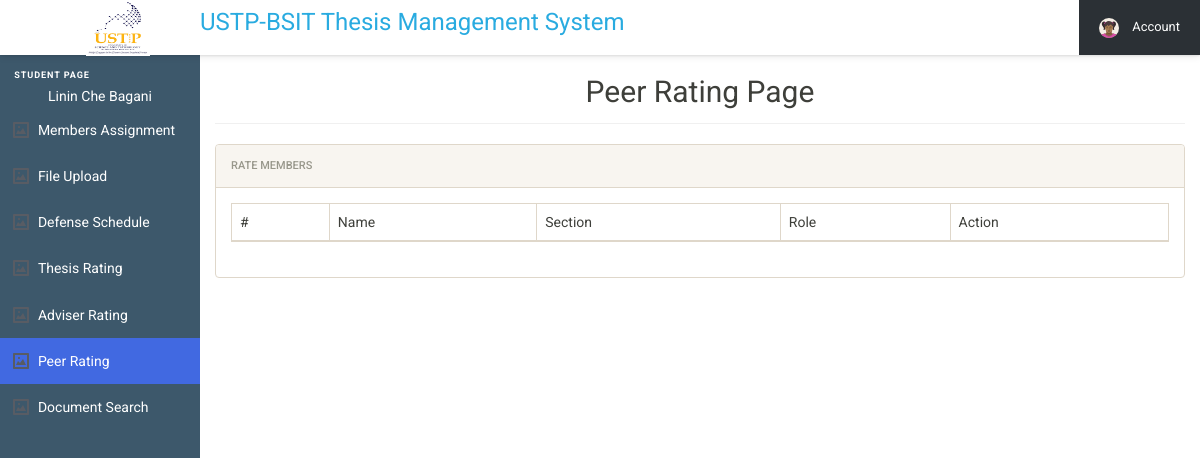
Before: /user/student/studentSideBarMenu/peerRating.php (signed in) with the older database file.
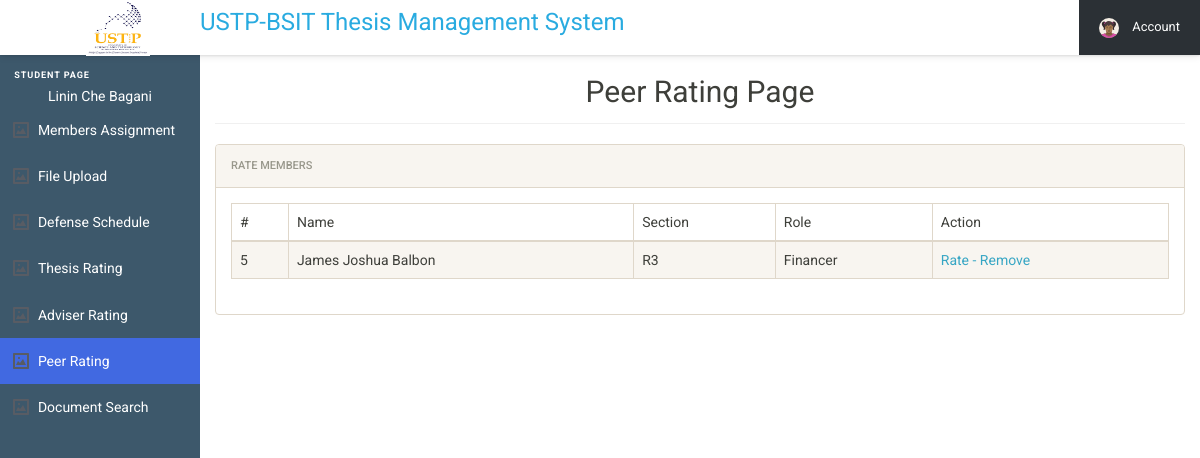
After: the same page with the newer database file.
### tables this page shows
CREATE TABLE `team_members_tbl` (
  `team_members_id` int(11) NOT NULL,
  `team` int(255) NOT NULL,
  `member_id` int(255) NOT NULL,
  `role` varchar(255) NOT NULL,
  `gro_mem_status` int(255) NOT NULL
);

CREATE TABLE `users_tbl` (
  `user_id` int(11) NOT NULL,
  `name` varchar(250) NOT NULL,
  `email` varchar(250) NOT NULL,
  `userpassword` varchar(250) NOT NULL,
  `gender` text NOT NULL,
  `phone` int(25) NOT NULL,
  `type` varchar(250) DEFAULT NULL,
  `section` text DEFAULT NULL,
  `status` int(11) NOT NULL,
  `del_stat` int(11) NOT NULL
);

### user/student/studentSideBarMenu/peerRating.php (the view, shortened to what the changed rows need)
<?php include 'students_SESSION.php';
    include '../../../includes/connect.php';
?>
<!DOCTYPE html>
<html lang="en">
<head>
  <link rel="stylesheet" href="../student_assets/css/style.css">
  <link rel="stylesheet" href="../student_css/font-awesome.min.css">
  <link rel="stylesheet" href="../student_css/bootstrap.min.css">
  <link rel="stylesheet" href="../student_css/bootstrap-social.css">
  <link rel="stylesheet" href="../student_css/bootstrap-select.css">
  <link rel="stylesheet" href="../student_css/style.css">
  <link rel="stylesheet" href="../student_css/dataTables.bootstrap.min.css">
  <link rel="stylesheet" href="../student_css/awesome-bootstrap-checkbox.css">
</head>
<body>
  <main class="cd-main-content">
    <div class="content-wrapper">
      <div class="container-fluid">
        <div class="row">
          <div class="col-md-12">
            <center><h2 class="page-title">Peer Rating Page</h2></center>
      <div class="panel panel-default">
              <div class="panel-body">
                <table id="zctb" class="display table table-striped table-bordered table-hover" cellspacing="0" width="100%">
                  <thead>
                    <tr>
                      <th>#</th>
                      <th>Name</th>
                      <th>Section</th>
                      <th>Role</th>
                      <th>Action</th>
                    </tr>
                  </thead>
                  <tbody>
<?php
      $my_id = $_SESSION["user_id"];
      $status = $_SESSION["status"];
      $sql4 = "SELECT user_id,name,section,team_members_id,team,member_id,role,gro_mem_status from users_tbl inner join team_members_tbl on user_id = member_id where member_id != '$my_id' and team = '$status' ";
    $records4 = mysqli_query($conn, $sql4);
    while  ($row4 = mysqli_fetch_object($records4)) {
     if(($row4->team) == ($my_id)){
         if(($row4->member_id) != ($my_id)){
          if(($row4->team)==($my_id)){
?>
                    <tr>
                      <td><?php echo htmlentities($row4->member_id);?></td>
                      <td><?php echo htmlentities($row4->name);?></td>
                      <td><?php echo htmlentities($row4->section);?></td>
                      <td><?php echo htmlentities($row4->role);?></td>
<td>
<a href="peerRating.php?add=<?php echo htmlentities($row4->user_id); ?>" onclick="return confirm('Muabot rata anang para sa rating, okay?');"> Rate  - </a>
<a href="peerRating.php?remove=<?php echo htmlentities($row4->user_id); ?>" onclick="return confirm('Do you want to remove a member?');" > Remove </a>
</td>
                    </tr>
                    <?php
                    }
                  }
                }
              ?>
                    <?php
             }
                ?>
                  </tbody>
                </table>
              </div>
            </div>
          </div>
          </div>
        </div>
      </div>
  </main>
</body>
</html>

Changed rows visible on the page:
added team_members_tbl: member "5", users_tbl.name "James Joshua Balbon", users_tbl.section "R3", role "Financer"
